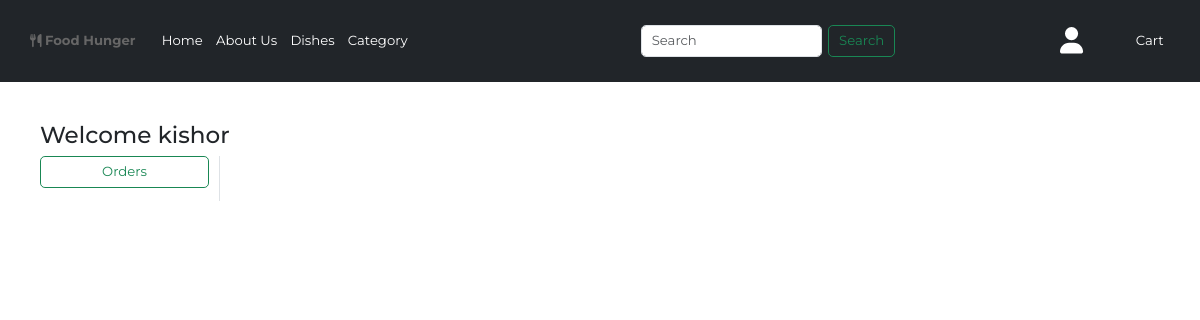
The page /orders/ (signed in) on the database as committed earlier.
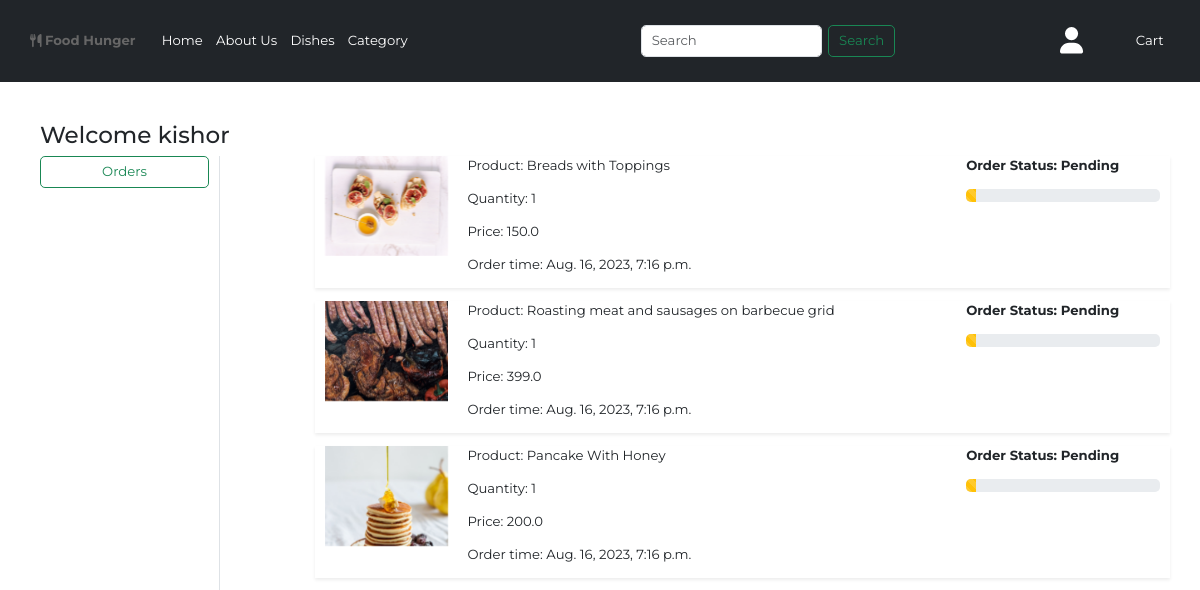
The same page on the database as committed later.
### app/models.py (models this page shows, shortened)
class OrderPlaced(models.Model):
    user = models.ForeignKey(User,on_delete=models.CASCADE)
    customer = models.ForeignKey(Customer,on_delete=models.CASCADE)
    product = models.ForeignKey(Product,on_delete=models.CASCADE)
    quantity = models.PositiveIntegerField(default=1)
    ordered_date = models.DateTimeField(auto_now_add=True)
    status = models.CharField(max_length=50,choices=STATUS_CHOICES, default='Pending')
    @property
    def total_cost(self):
        return self.quantity * self.product.discounted_price

class Product(models.Model):
    title = models.CharField(max_length=100)
    selling_price = models.FloatField()
    discounted_price = models.FloatField()
    description = models.TextField()
    composition = models.TextField(default='')
    prodapp = models.TextField(default='')
    category = models.CharField(choices=CATEGORY_CHOICES, max_length=2)
    product_image = models.ImageField(upload_to='product')

### app/views.py (the view)
# urls.py: path('orders/', views.orders, name='orders'),
def orders(request):
    order_placed = OrderPlaced.objects.filter(user=request.user)
    return render(request, 'app/orders.html', locals())

### app/templates/app/orders.html (shortened to what this page needs)
{% extends 'app/base.html' %}
{% load static %}
{% block main-content %}
<div class="container my-5">
 <div class="row">
 <h3>Welcome {{request.user}}</h3>
  <div class="col-sm-2 border-end">
   <ul class="list-unstyled">
    <li class="d-grid"><a href="{% url 'orders' %}" class="btn btn-outline-success w-100">Orders</a></li>
   </ul>
  </div>
  <div class="col-sm-9 offset-sm-1">
    {% for op in order_placed %}
        <div class="row shadow-sm mb-3">
            <div class="col-sm-2 card-body-animation-left" style="max-height: 100px; max-width: 200px;">
                <img src="{{op.product.product_image.url}}" alt="" srcset="" class="img-fluid" style="height: 100px; width: 200px; object-fit: cover;">
            </div>
            <div class="col-sm-7 card-body-animation-left">
                <p>Product: {{op.product.title}}</p>
                <p>Quantity: {{op.quantity}}</p>
                <p>Price: {{op.total_cost}}</p>
                <p>Order time: {{op.ordered_date}}
            </div>
            <div class="col-sm-3 fw-bold card-body-animation-right">
                <p>Order Status: {{op.status}}</p>
                {% if op.status == 'Pending' %}
            <div class="progress">
                <div class="progress-bar progress-bar-striped progress-bar-animated bg-warning" role="progressbar" style="width: 5%" aria-valuenow="500" aria-valuemin="0" aria-valuemax="10">
                </div>
            </div>
            {% endif %}
        </div>
    </div>
{% endfor %}
  </div>
 </div>
</div>
{% endblock main-content %}

### app/templates/app/base.html (shortened to what this page needs)
<!DOCTYPE html>
{% load static %}
<html lang="en">
<head>
    <link href="https://cdn.jsdelivr.net/npm/bootstrap@5.3.0-alpha1/dist/css/bootstrap.min.css" rel="stylesheet">
    <link rel="stylesheet" href="{% static  'app/css/owl.carousel.min.css' %}" />
    <link rel="stylesheet" href="{% static  'app/css/all.min.css' %}" />
    <link rel="stylesheet" href="{% static  'app/css/style.css' %}" />
    <link rel="stylesheet" href="{% static 'app/css/home.css' %}" />
</head>
<body>
    <nav class="navbar navbar-expand-lg navbar-dark bg-dark">
        <div class="container-fluid">
          <a href="#" class="logo"><i class="fas fa-utensils"></i> Food Hunger</a>
          <div class="collapse navbar-collapse" id="navbarSupportedContent">
            <ul class="navbar-nav me-auto mb-2 mb-lg-0">
              <li class="navbar">
                <a class="nav-link text-white" aria-current="page" href="{% url 'home' %}">Home</a>
              </li>
              <li class="navbar">
                <a class="nav-link text-white" href="#about">About Us</a>
              </li>
              <li class="navbar">
                <a class="nav-link text-white" href="#dishes">Dishes</a>
              </li>
              <li class="navbar">
                <a class="nav-link text-white" class="userprofile" onclick="toggleItems()" href="#">Category</a>
                <div class="sub-items-wrap" id="subitems">
                    <div class="sub-menu">
                      <a href="#" class="sub-menu-link">
                    </div>
                </div>
              </li>
            </ul>
            <form class="d-flex" role="search" action="#">
              <input class="form-control me-2" type="search" placeholder="Search" name="search" aria-label="Search">
              <button class="btn btn-outline-success" type="submit">Search</button>
            </form>
          </div>
          <ul class="navbar me-auto mb-1 mb-lg-0">
            <li class="navbar dropdown mx-2">
              <a class="nav-link text-white" class="userprofile" onclick="toggleMenu()" href="#"><i class="fas fa-user fa-2x"></i></a>
            </li>
            <li class="navbar mx-2">
                <a href="#" class="nav-link text-white">Cart</a>
            </li>
          </ul>
        </div>
      </nav>
      {% block main-content %}{% endblock main-content %}
</body>
</html>

### app/static/app/css/style.css (style rules this page uses)
:root { --green:#27ae60; --black:#192a56; --light-color:#666; --box-shadow:0 .5rem 1.5rem rgba(0,0,0,.1); }
* { font-family: 'Nunito', sans-serif; margin:0; padding:0; box-sizing: border-box; text-decoration: none; outline: none; border:none; transition: all .2s linear; }
html { font-size: 82.5%; overflow-x: hidden; scroll-padding-top: 5.5rem; scroll-behavior: smooth; }
.logo { color:var(--green); font-size: 2.5rem; font-weight: bolder; text-decoration: none; }
.navbar a { font-size: 1rem; border-radius: .5rem; padding:.5rem 1.5rem; color:var(--light-color); }
.sub-items-wrap { position: absolute; top: 100%; right: 10%; width: 320px; max-height: 0px; overflow: hidden; transition: max-height 0.5s; background-color: #525252; color: #e5e5e5; }
.sub-menu { background: black; padding: 20px; margin: 10px; }
.sub-menu-link { display: flex; align-items: center; text-decoration: none; color: black; margin: 12px 0; }
form { max-width: 500px; margin: 0 auto; }
.card-body-animation-left { opacity: 0; transform: translateX(-100%); animation: slide-in 1s forwards; }
.card-body-animation-right { opacity: 0; transform: translateX(100%); animation: slide-in 2s forwards; }

### app/static/app/css/home.css (style rules this page uses)
* { font-family: 'Montserrat', sans-serif; margin: 0; padding: 0; box-sizing: border-box; outline: none; border: none; text-decoration: none !important; transition: all .2s linear; }
html { overflow-x: hidden; scroll-behavior: smooth; scroll-padding-top: 6rem; }

Rows that differ between the two databases and show on the page:
added OrderPlaced: product.product_image (picture), product "Breads with Toppings", quantity "1", total_cost "150.0", ordered_date "Aug. 16, 2023, 7:16 p.m.", status "Pending"
added OrderPlaced: product.product_image (picture), product "Roasting meat and sausages on barbecue grid", quantity "1", total_cost "399.0", ordered_date "Aug. 16, 2023, 7:16 p.m.", status "Pending"
added OrderPlaced: product.product_image (picture), product "Pancake With Honey", quantity "1", total_cost "200.0", ordered_date "Aug. 16, 2023, 7:16 p.m.", status "Pending"
